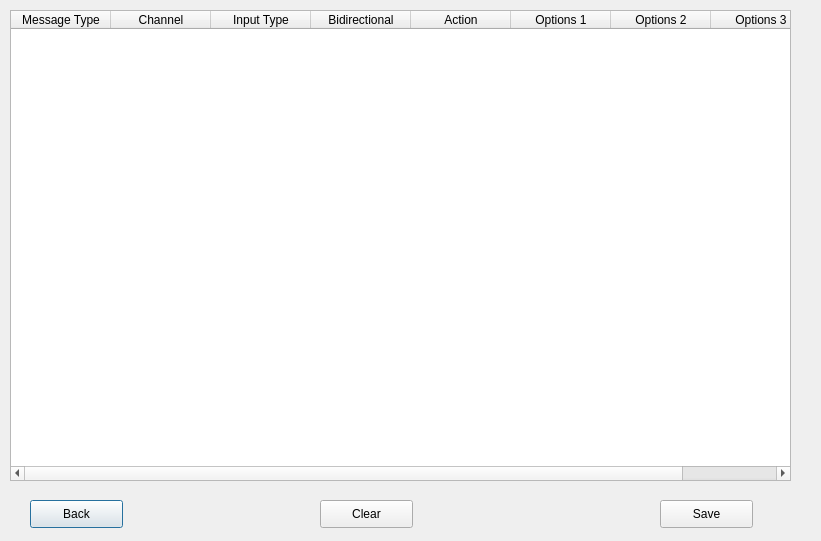
<?xml version="1.0" encoding="UTF-8"?>
<ui version="4.0">
 <class>SettingsMidiMap</class>
 <widget class="QDialog" name="SettingsMidiMap">
  <property name="geometry">
   <rect>
    <x>0</x>
    <y>0</y>
    <width>821</width>
    <height>541</height>
   </rect>
  </property>
  <property name="windowTitle">
   <string>Dialog</string>
  </property>
  <widget class="QPushButton" name="btn_back">
   <property name="geometry">
    <rect>
     <x>30</x>
     <y>500</y>
     <width>93</width>
     <height>28</height>
    </rect>
   </property>
   <property name="text">
    <string>Back</string>
   </property>
  </widget>
  <widget class="QPushButton" name="btn_save">
   <property name="geometry">
    <rect>
     <x>660</x>
     <y>500</y>
     <width>93</width>
     <height>28</height>
    </rect>
   </property>
   <property name="text">
    <string>Save</string>
   </property>
  </widget>
  <widget class="QPushButton" name="btn_clear">
   <property name="geometry">
    <rect>
     <x>320</x>
     <y>500</y>
     <width>93</width>
     <height>28</height>
    </rect>
   </property>
   <property name="text">
    <string>Clear</string>
   </property>
  </widget>
  <widget class="QTableWidget" name="tbl_midimap">
   <property name="geometry">
    <rect>
     <x>10</x>
     <y>10</y>
     <width>781</width>
     <height>471</height>
    </rect>
   </property>
   <column>
    <property name="text">
     <string>Message Type</string>
    </property>
   </column>
   <column>
    <property name="text">
     <string>Channel</string>
    </property>
    <property name="textAlignment">
     <set>AlignCenter</set>
    </property>
   </column>
   <column>
    <property name="text">
     <string>Input Type</string>
    </property>
   </column>
   <column>
    <property name="text">
     <string>Bidirectional</string>
    </property>
    <property name="textAlignment">
     <set>AlignCenter</set>
    </property>
   </column>
   <column>
    <property name="text">
     <string>Action</string>
    </property>
   </column>
   <column>
    <property name="text">
     <string>Options 1</string>
    </property>
   </column>
   <column>
    <property name="text">
     <string>Options 2</string>
    </property>
   </column>
   <column>
    <property name="text">
     <string>Options 3</string>
    </property>
   </column>
  </widget>
 </widget>
 <resources/>
 <connections>
  <connection>
   <sender>btn_clear</sender>
   <signal>clicked()</signal>
   <receiver>tbl_midimap</receiver>
   <slot>clearContents()</slot>
   <hints>
    <hint type="sourcelabel">
     <x>366</x>
     <y>513</y>
    </hint>
    <hint type="destinationlabel">
     <x>400</x>
     <y>245</y>
    </hint>
   </hints>
  </connection>
  <connection>
   <sender>btn_back</sender>
   <signal>clicked()</signal>
   <receiver>SettingsMidiMap</receiver>
   <slot>close()</slot>
   <hints>
    <hint type="sourcelabel">
     <x>76</x>
     <y>513</y>
    </hint>
    <hint type="destinationlabel">
     <x>410</x>
     <y>270</y>
    </hint>
   </hints>
  </connection>
 </connections>
</ui>
